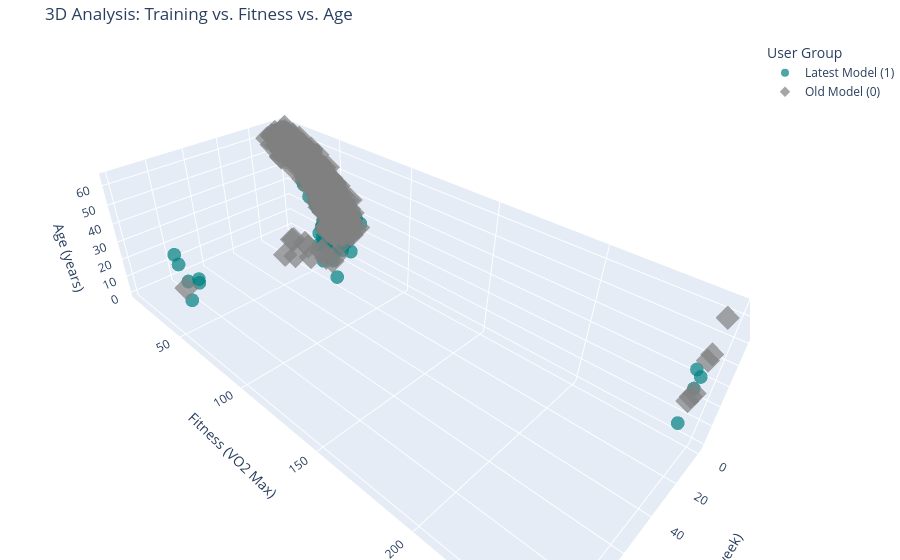

The notebook cell this image was saved under:
### Markdown cell above
# Further Visuals

The following plots were used to visualize more than two or three features in one plot. There might be a visual way of finding patterns besides machine learning.

### Code cell
import plotly.express as px

# 1. Prepare data and drop NaNs
df_plot = df.dropna(subset=['Total Training Hours per Week', 'VO2 Max', 'Age of customer', 'User of latest model']).copy()

# 2. Rename the categories directly in the DataFrame
# This avoids the 'labelalias' error and ensures the legend is correct
df_plot['User status'] = df_plot['User of latest model'].astype(float).astype(int).map({
    1: 'Latest Model (1)', 
    0: 'Old Model (0)'
})

# 3. Create 3D scatter plot
fig = px.scatter_3d(
    df_plot, 
    x='Total Training Hours per Week', 
    y='VO2 Max', 
    z='Age of customer',
    color='User status', # Use the new column with descriptive names
    # Map the descriptive names to your colors
    color_discrete_map={
        'Latest Model (1)': '#008080', # Teal
        'Old Model (0)': '#808080'     # Grey
    },
    symbol='User status', 
    opacity=0.7, 
    title='3D Analysis: Training vs. Fitness vs. Age',
    labels={
        'Total Training Hours per Week': 'Training (h/week)',
        'VO2 Max': 'Fitness (VO2 Max)',
        'Age of customer': 'Age (years)'
    },
    hover_data=['ID', 'Subscription Type']
)

# 4. Refine layout without labelalias
fig.update_layout(
    margin=dict(l=0, r=0, b=0, t=40),
    legend_title_text="User Group"
)

fig.show()

### Figure 1 — Plotly figure (JSON) as saved in the notebook; plotly's stock layout.template omitted (floating-point values rounded to 4 significant figures; data arrays with more than 128 entries replaced by an {"elided": "..."} marker saying what was removed)
{"data": [{"customdata": {"elided": "598x2 str values"}, "hovertemplate": "User status=Latest Model (1)<br>Training (h/week)=%{x}<br>Fitness (VO2 Max)=%{y}<br>Age (years)=%{z}<br>ID=%{customdata[0]}<br>Subscription Type=%{customdata[1]}<extra></extra>", "legendgroup": "Latest Model (1)", "marker": {"color": "#008080", "opacity": 0.7, "symbol": "circle"}, "mode": "markers", "name": "Latest Model (1)", "scene": "scene", "showlegend": true, "type": "scatter3d", "x": {"elided": "598 float values"}, "y": {"elided": "598 float values"}, "z": {"elided": "598 float values"}}, {"customdata": {"elided": "859x2 str values"}, "hovertemplate": "User status=Old Model (0)<br>Training (h/week)=%{x}<br>Fitness (VO2 Max)=%{y}<br>Age (years)=%{z}<br>ID=%{customdata[0]}<br>Subscription Type=%{customdata[1]}<extra></extra>", "legendgroup": "Old Model (0)", "marker": {"color": "#808080", "opacity": 0.7, "symbol": "diamond"}, "mode": "markers", "name": "Old Model (0)", "scene": "scene", "showlegend": true, "type": "scatter3d", "x": {"elided": "859 float values"}, "y": {"elided": "859 float values"}, "z": {"elided": "859 float values"}}], "layout": {"legend": {"title": {"text": "User Group"}, "tracegroupgap": 0}, "margin": {"b": 0, "l": 0, "r": 0, "t": 40}, "scene": {"domain": {"x": [0, 1], "y": [0, 1]}, "xaxis": {"title": {"text": "Training (h/week)"}}, "yaxis": {"title": {"text": "Fitness (VO2 Max)"}}, "zaxis": {"title": {"text": "Age (years)"}}}, "title": {"text": "3D Analysis: Training vs. Fitness vs. Age"}}}
